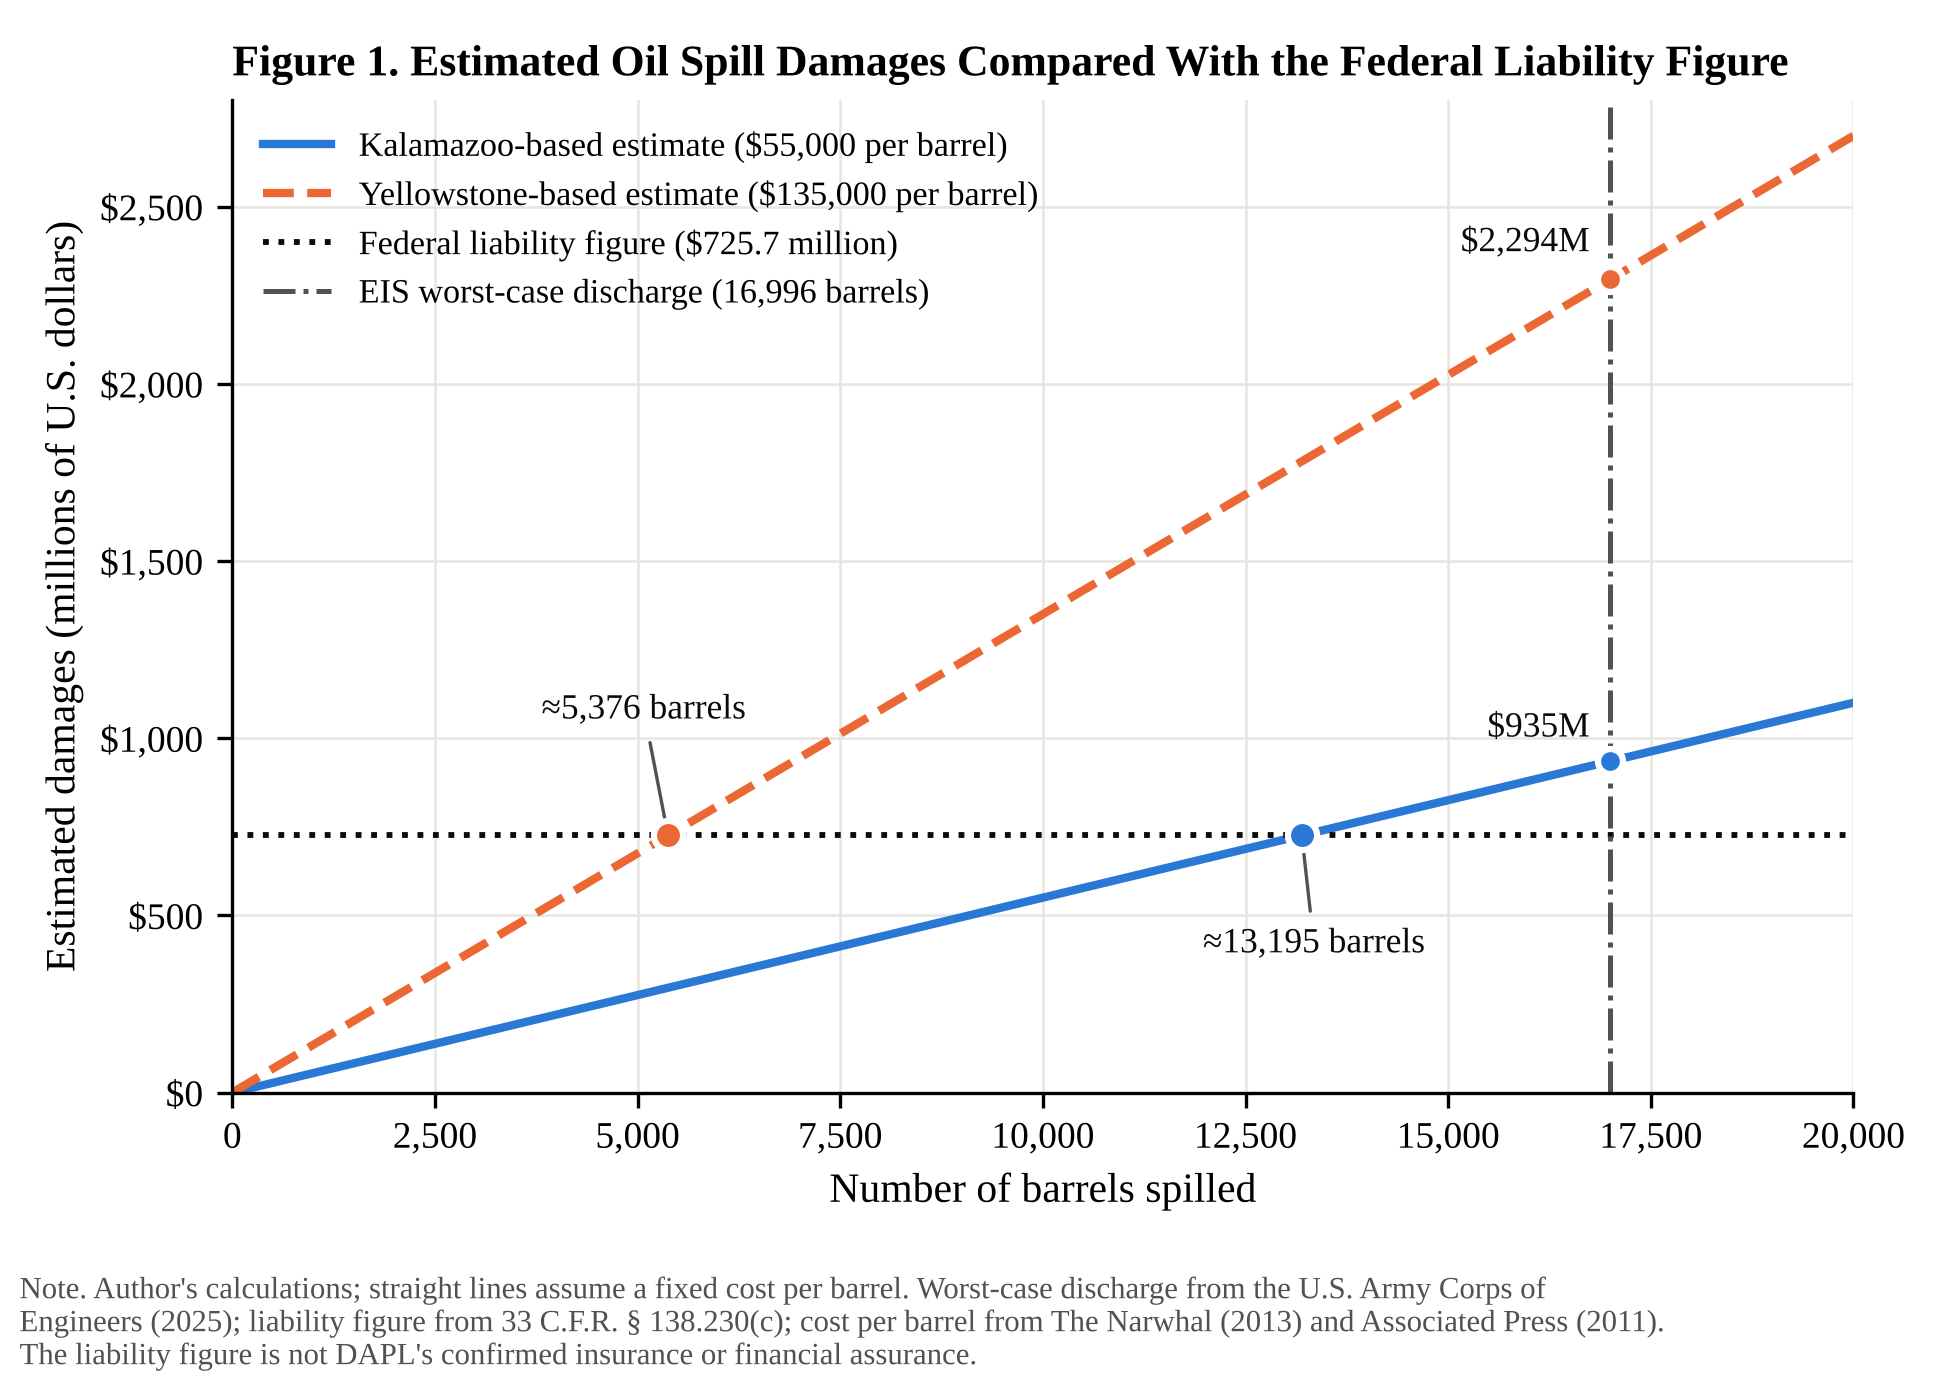

Recreate this plot in Python.
"""Figure 1: Estimated oil spill damages vs. the federal liability figure.
Built from the student's spec (capabilities/economic-research/spec.md, section 3).
Inputs are all from the spec: $55,000 and $135,000 per barrel, $725.7M, 16,996 bbl.
"""
import numpy as np
import matplotlib
matplotlib.use("Agg")
import matplotlib.pyplot as plt

plt.rcParams["font.family"] = "serif"
plt.rcParams["font.serif"] = ["Times New Roman", "Liberation Serif", "Tinos", "DejaVu Serif"]

COST_KAL, COST_YEL = 55_000, 135_000          # $ per barrel (spec, Rows 21, 22)
LIMIT_M = 725.7                                # $ millions (spec, Row 17)
WCD = 16_996                                   # barrels (spec, Row 6)
BLUE, ORANGE, INK, MUTED = "#2a78d6", "#eb6834", "#0b0b0b", "#52514e"

x = np.linspace(0, 20_000, 400)
kal = x * COST_KAL / 1e6
yel = x * COST_YEL / 1e6
x_kal = LIMIT_M * 1e6 / COST_KAL               # ~13,195
x_yel = LIMIT_M * 1e6 / COST_YEL               # ~5,376

fig, ax = plt.subplots(figsize=(6.5, 4.6), dpi=300)
ax.plot(x, kal, color=BLUE, lw=2, ls="-", label="Kalamazoo-based estimate ($55,000 per barrel)")
ax.plot(x, yel, color=ORANGE, lw=2, ls="--", label="Yellowstone-based estimate ($135,000 per barrel)")
ax.axhline(LIMIT_M, color=INK, lw=1.4, ls=":", label="Federal liability figure ($725.7 million)")
ax.axvline(WCD, color=MUTED, lw=1.2, ls="-.", label="EIS worst-case discharge (16,996 barrels)")

# crossing points
for xv, col, dx, ha in [(x_yel, ORANGE, 350, "left"), (x_kal, BLUE, 350, "left")]:
    ax.plot(xv, LIMIT_M, "o", ms=7, color=col, mec="white", mew=1.5, zorder=5)
ax.annotate(f"≈{x_yel:,.0f} barrels", (x_yel, LIMIT_M), xytext=(x_yel - 300, LIMIT_M + 330),
            fontsize=8.5, color=INK, ha="center",
            arrowprops=dict(arrowstyle="-", color=MUTED, lw=0.8))
ax.annotate(f"≈{x_kal:,.0f} barrels", (x_kal, LIMIT_M), xytext=(x_kal + 150, LIMIT_M - 330),
            fontsize=8.5, color=INK, ha="center",
            arrowprops=dict(arrowstyle="-", color=MUTED, lw=0.8))

# values at the worst-case discharge
for yv, col in [(WCD * COST_KAL / 1e6, BLUE), (WCD * COST_YEL / 1e6, ORANGE)]:
    ax.plot(WCD, yv, "o", ms=6, color=col, mec="white", mew=1.5, zorder=5)
ax.text(WCD - 250, WCD * COST_YEL / 1e6 + 80, f"${WCD*COST_YEL/1e6:,.0f}M", fontsize=8.5, ha="right", color=INK)
ax.text(WCD - 250, WCD * COST_KAL / 1e6 + 70, f"${WCD*COST_KAL/1e6:,.0f}M", fontsize=8.5, ha="right", color=INK)

ax.set_xlim(0, 20_000)
ax.set_ylim(0, 2_800)
ax.set_xlabel("Number of barrels spilled", fontsize=10)
ax.set_ylabel("Estimated damages (millions of U.S. dollars)", fontsize=10)
ax.set_title("Figure 1. Estimated Oil Spill Damages Compared With the Federal Liability Figure",
             fontsize=10.5, fontweight="bold", loc="left")
ax.xaxis.set_major_formatter(matplotlib.ticker.FuncFormatter(lambda v, p: f"{v:,.0f}"))
ax.yaxis.set_major_formatter(matplotlib.ticker.FuncFormatter(lambda v, p: f"${v:,.0f}"))
ax.tick_params(labelsize=9)
ax.grid(True, color="#e6e5e1", lw=0.6)
ax.set_axisbelow(True)
for s in ("top", "right"):
    ax.spines[s].set_visible(False)
ax.legend(loc="upper left", fontsize=8.2, frameon=False)

fig.text(0.01, 0.005,
         "Note. Author's calculations; straight lines assume a fixed cost per barrel. Worst-case discharge from the U.S. Army Corps of\n"
         "Engineers (2025); liability figure from 33 C.F.R. § 138.230(c); cost per barrel from The Narwhal (2013) and Associated Press (2011).\n"
         "The liability figure is not DAPL's confirmed insurance or financial assurance.",
         fontsize=7.4, color=MUTED, ha="left", va="bottom")
fig.tight_layout(rect=(0, 0.09, 1, 1))
fig.savefig("dapl-damages-vs-liability.png", dpi=300, facecolor="white")
print(round(x_yel), round(x_kal), WCD*COST_KAL/1e6, WCD*COST_YEL/1e6)
